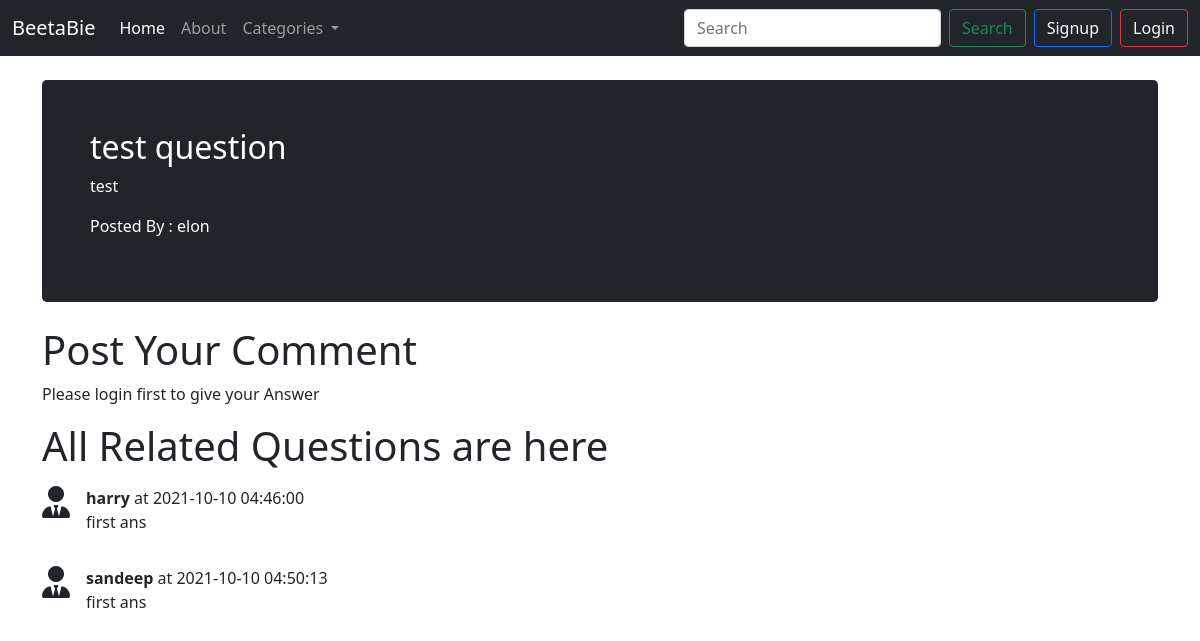
/theardmain.php?thid=17, run on the app's committed database.
### tables this page shows
CREATE TABLE `theards` (
  `theard_id` int(7) NOT NULL,
  `theard_title` varchar(255) NOT NULL,
  `theard_decs` text NOT NULL,
  `theard_catg_id` int(7) NOT NULL,
  `theard_user_id` int(7) NOT NULL,
  `timestamp` datetime NOT NULL DEFAULT current_timestamp()
);

CREATE TABLE `userdata` (
  `sno` int(11) NOT NULL,
  `user_name` varchar(35) NOT NULL,
  `user_email` varchar(35) NOT NULL,
  `user_pass` varchar(255) NOT NULL,
  `date` datetime NOT NULL DEFAULT current_timestamp()
);

CREATE TABLE `comments` (
  `comment_id` int(8) NOT NULL,
  `comment_content` text NOT NULL,
  `theard_id` int(8) NOT NULL,
  `comment_by` int(11) NOT NULL,
  `stamp` datetime NOT NULL DEFAULT current_timestamp()
);

### theardmain.php (the view, shortened to what this page needs)
<!doctype html>
<html lang="en">
<head>
    <link href="https://cdn.jsdelivr.net/npm/bootstrap@5.0.2/dist/css/bootstrap.min.css" rel="stylesheet"
>
</head>
<body>
    <?php
        include "component/_navbar.php";
        $tid = $_GET['thid'];
        $sql = "SELECT * FROM `theards` WHERE theard_id = $tid";
        $result = mysqli_query($conn, $sql);
        while ($row = mysqli_fetch_assoc($result)) {
            $title = $row['theard_title'];
            $decs = $row['theard_decs'];
            $theard_user_id = $row['theard_user_id'];
            $sql2 = "SELECT user_name FROM `userdata` WHERE sno = $theard_user_id";
            $result2 = mysqli_query($conn, $sql2);
            $row2 = mysqli_fetch_assoc($result2);
        }
        ?>
    <div class="container my-4">
        <div class="h-100 p-5 text-white bg-dark rounded-3">
            <h2><?php echo  $title ?></h2>
            <p><?php echo $decs ?></p>
            <p> Posted By :  <?php echo $row2['user_name']; ?></p>
        </div>
    </div>
    <div class="container">
        <h1>Post Your Comment</h1>
        <?php
        if (isset($_SESSION['loggedin']) && $_SESSION['loggedin'] = true ){
            echo '
            <form action="'. $_SERVER['REQUEST_URI'] .'" method="post">
            <div class="mb-3">
                <label for="desc" class="form-label">Enter Your Comment</label>
                <textarea class="form-control" name="comment" id="comment" rows="3"></textarea>
            </div>
            <button type="submit" class="btn btn-primary">Submit</button>
                ';
        }
        else{
            echo '<p>Please login first to give your Answer</p>';
        }
    ?>
    </div>
    <div class="container">
        <h1>All Related Questions are here</h1>
        <?php
        $id = $_GET['thid'];
        $sql = "SELECT * FROM `comments` WHERE theard_id = $id";
        $result = mysqli_query($conn, $sql);
        while ($row = mysqli_fetch_assoc($result)) {
        $comment = $row['comment_content'];
        $comment_by = $row['comment_by'];
        $tstamp = $row['stamp'];
        $sql2 = "SELECT user_name FROM `userdata` WHERE sno = $comment_by";
        $result2 = mysqli_query($conn, $sql2);
        $row2 = mysqli_fetch_assoc($result2);
        echo'
        <div class="d-flex my-3">
            <div class="flex-shrink-0">
                <i class="fas fa-user-tie fs-2"></i>
            </div>
            <div class="flex-grow-1 ms-3">
            <p class = "my-0 "> <b>'. $row2['user_name'] .'</b> at '.$tstamp.'</p>
                <p>'. $comment  .'</p>
            </div>
        </div>
        ';
        }
?>
    </div>
</body>
</html>

### data on the page
theards: theard_title "test question", theard_decs "test"
userdata: user_name "elon"
comments: userdata.user_name "harry", stamp "2021-10-10 04:46:00", comment_content "first ans"
comments: userdata.user_name "sandeep", stamp "2021-10-10 04:50:13", comment_content "first ans"
